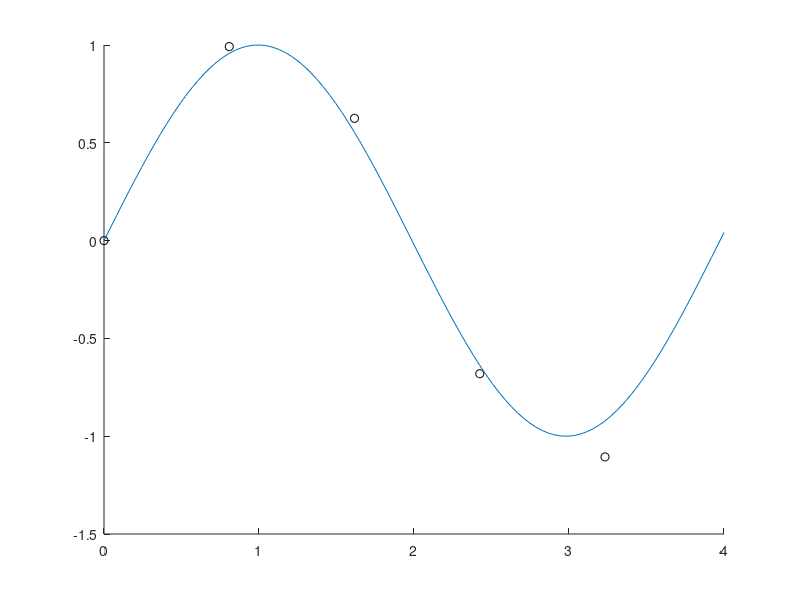
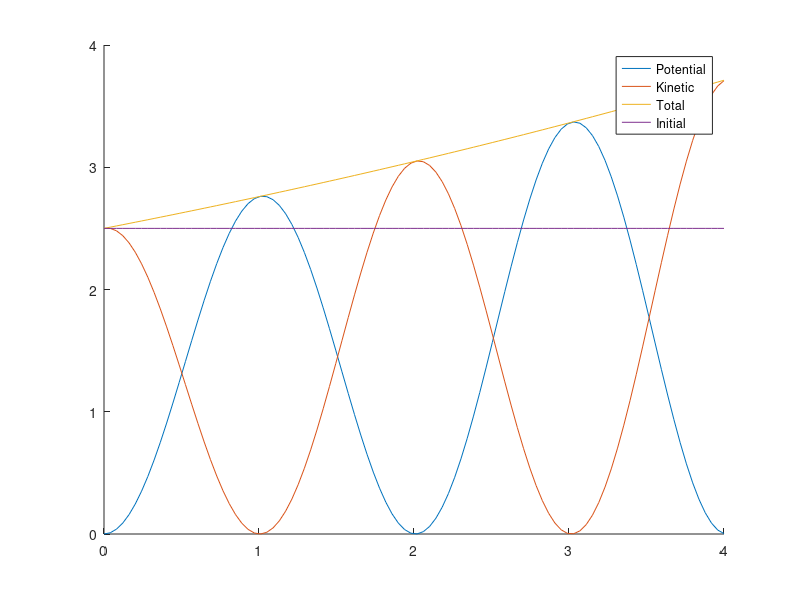

Source code (MATLAB) for these figures, in order:
% Harmonic Oscillator
clc; close all; clear;
T = 4; %
n = 100;
A = 1;      % Amplitude
k = 5;      % Spring constant
m = 2;      % mass
omg = sqrt(k/m);
DeltaT = T/n;
t = linspace(0,T,n);
v(1) = A*omg;
x(1) = 0;
x_anal = A*sin(omg*t);
for i = 1:(length(t) - 1)
    x(i+1) = x(i) + v(i)*DeltaT;
    v(i+1) = v(i) + (-k*x(i))*DeltaT/m;
end

%% 
% PostProcessing
figure()
hold on
plot(t(1:20:end),x(1:20:end),'ko');
plot(t,x_anal);
%err(:,1) = zeros(length(t),1);
%err(:,2) = x_anal - x;
%errorbar(t(1:20:end),x(1:20:end),err(1:20:end));

pot  = 0.5 * k * x.^2;
kin  = 0.5 * m * v.^2;
figure()
hold on
plot(t,pot);
plot(t,kin);
plot(t,kin+pot);
plot(t,0.5*m*v(1)^2*ones(length(t),1)')
legend('Potential','Kinetic','Total','Initial')





